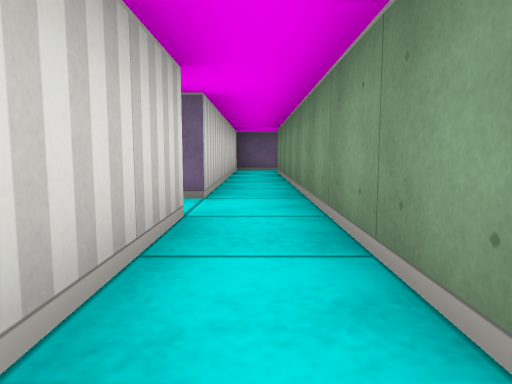
[1] (above)

12 first-person views from a walk through a cub3D ray-caster map. The camera is about half as high as the walls, tilts 6° down and sees 70° across. The floor is counted in squares. Each view is taken from the middle of a square. On the plan, view 1 faces up. The plan holds only what a view shows up to about 9 squares ahead; the rest is blank.

[2]
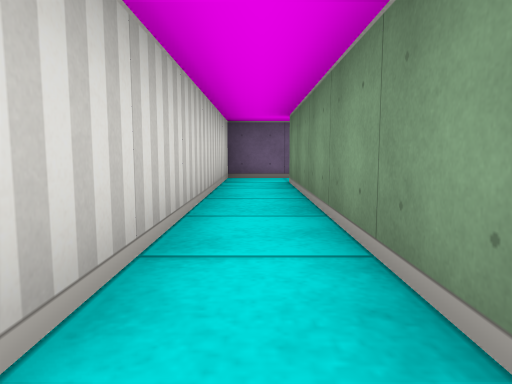

[3]
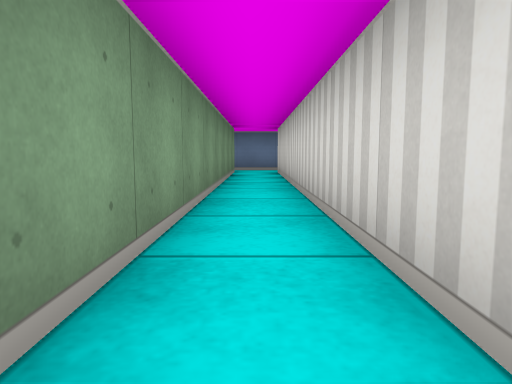

[4]
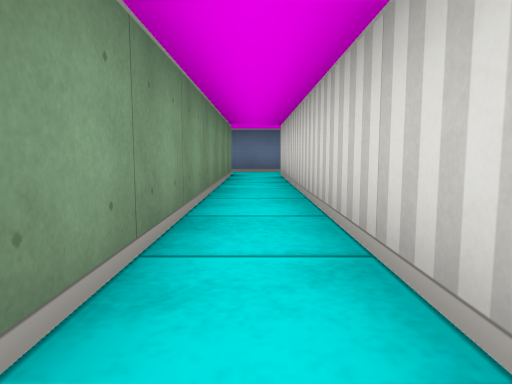

[5]
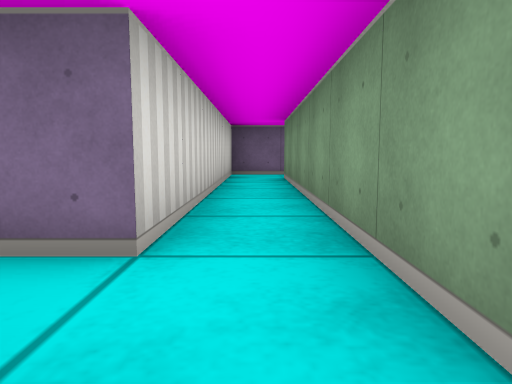

[6]
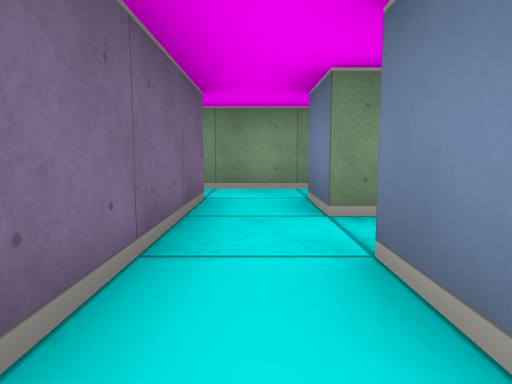

[7]
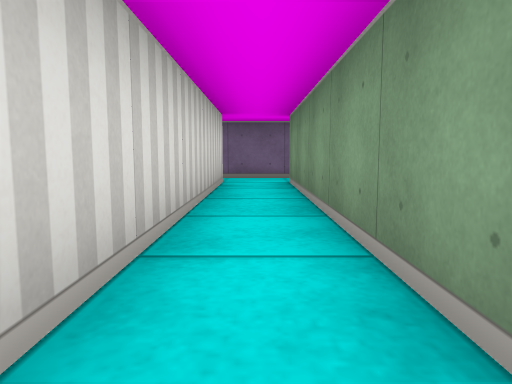

[8]
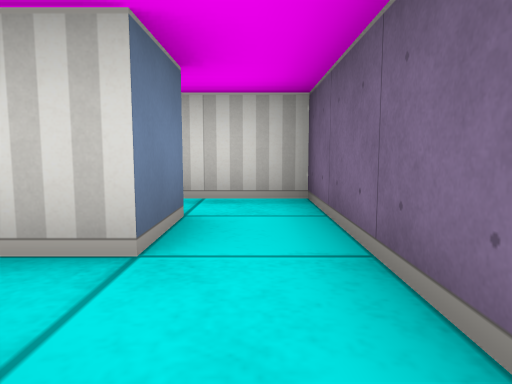

[9]
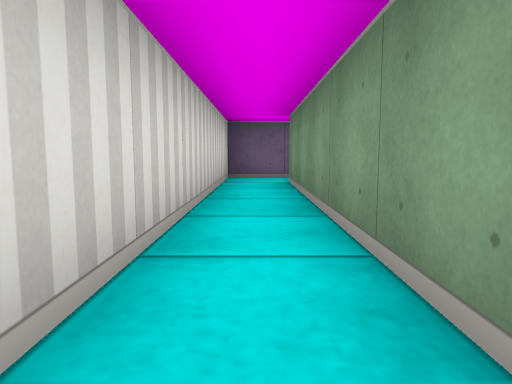

[10]
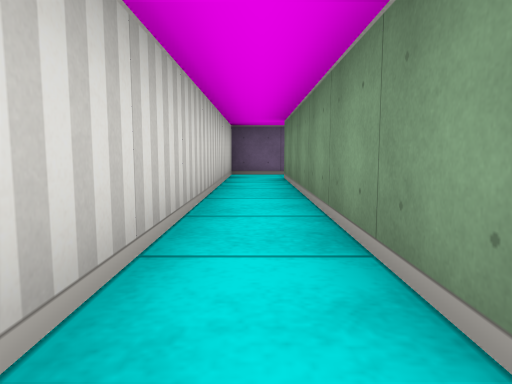

[11]
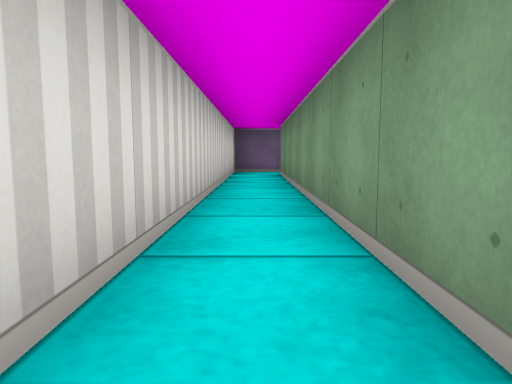

[12]
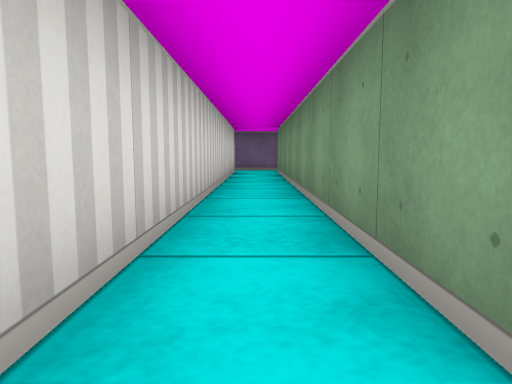

### Floor plan
Points are (right, up) in squares from view 1. A wall is a line through its corners. A room is listed if a view was taken in it or the views show most of it. See-through windows are left out.
Room 1 (views 1, 2, 3, 4, 5)
walls: (-0.5, 2.5) (-0.5, -5.4); (0.5, -5.5) (0.5, 8.5); (0.6, 9.5) (-0.5, 9.5) (-0.5, 3.5); (-0.6, -6.5) (0.6, -6.5)
ways out: opening at (-1, 3) to room 3
Room 2 (views 6, 9, 10, 11)
walls: (-3.5, -4.4) (-3.5, 2.5) (-2.5, 2.5); (-2.5, 3.5) (-4.5, 3.5) (-4.5, -4.4)
ways out: opening at (-3, 3) to room 3
Room 3 (views 7, 8, 12)
walls: (-2.5, 2.5) (-2.5, -5.4); (-1.5, -5.4) (-1.5, 2.5) (-0.5, 2.5); (-0.5, 3.5) (-2.5, 3.5)
ways out: opening at (-1, 3) to room 1; opening at (-3, 3) to room 2

Positions as (right, up) in squares from view 1, and headings:
1: (0, 0), facing up
2: (0, 3), facing up
3: (0, 3), facing down
4: (0, 2), facing down
5: (0, 2), facing up
6: (-4, 3), facing right
7: (-2, -3), facing up
8: (-1, 3), facing left
9: (-4, -3), facing up
10: (-4, -4), facing up
11: (-4, -5), facing up
12: (-2, -6), facing up
